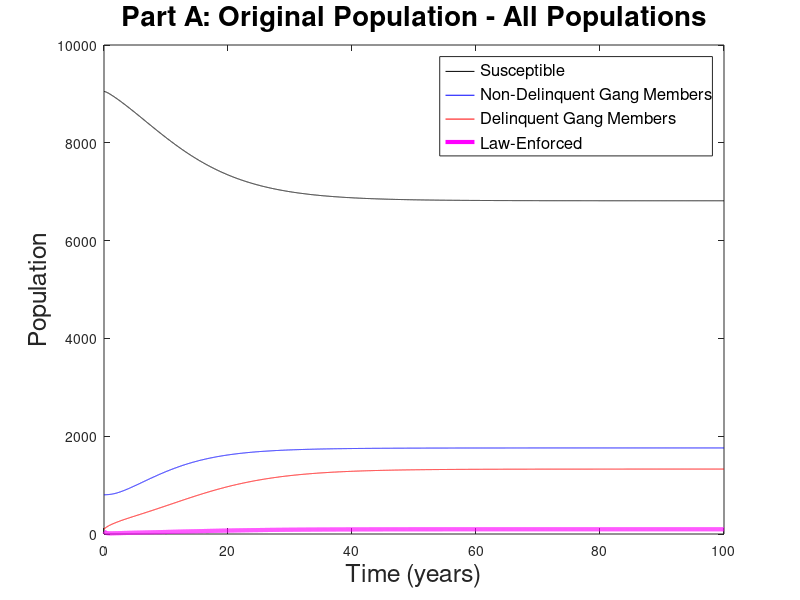
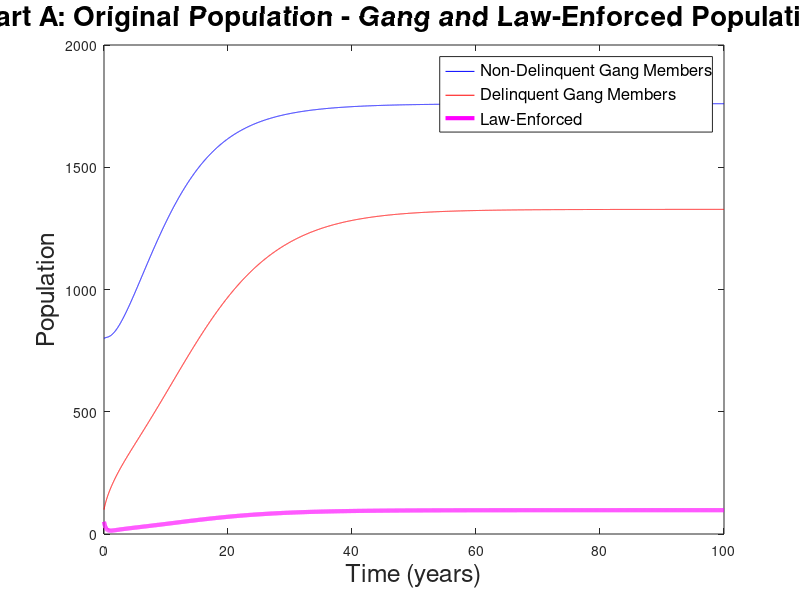
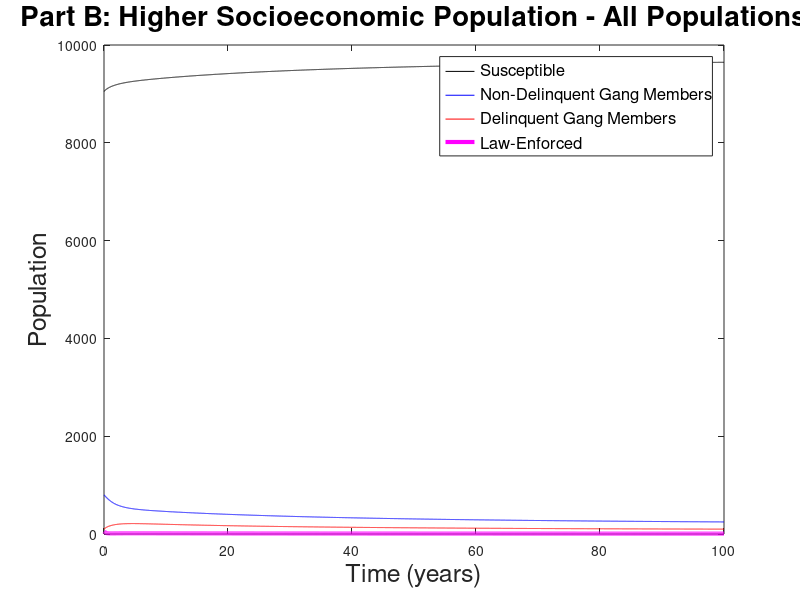
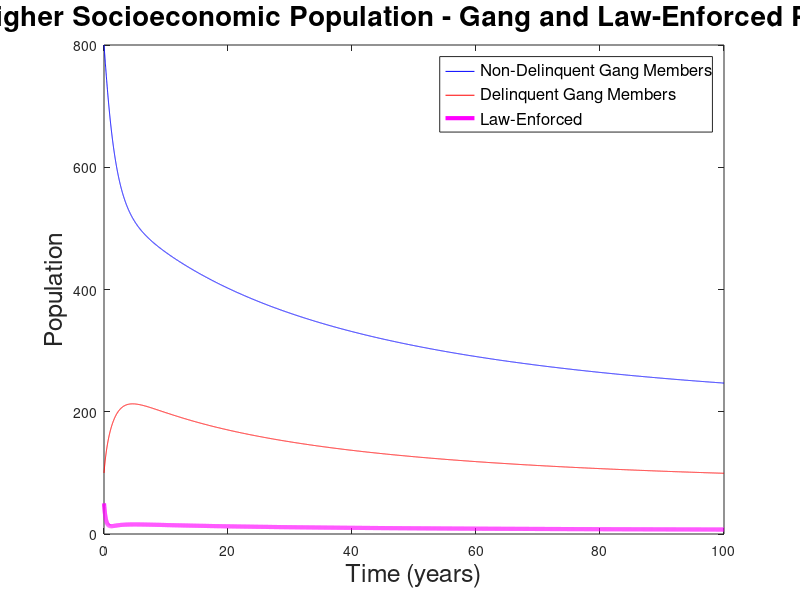

The MATLAB script that drew these images, in order:

% Juvenile Delinquency Model
% MTH/CSC 4170 - Project 2

%% Clear workspace
clear all;
close all;

%% Initialize variables

% Set up time increment and time vector
deltaX = 0.01;       % time step (years)
tf = 100;            % final time (years)
x = 0:deltaX:tf;     % time vector (years)

% Constants
N0 = 10000;          % total juvenile population
b = 0.60;            % gang recruitment rate (1/year)
a = 0.14;            % independent delinquency rate (1/year)
r = 0.235;           % arrest rate (1/year)
u = 1;               % release rate (1/year)1
m = 1/5;             % aging rate (1/year)

%% Run both scenarios

for scenario = 1:2

    % Part A and Part B parameters
    if scenario == 1
        p = 1.00;    % peer pressure rate (1/year)
        q = 0.30;    % gang departure rate (1/year)
        scenarioName = 'Part A: Original Population';
    else
        p = 0.42;    % peer pressure rate (1/year)
        q = 0.50;    % gang departure rate (1/year)
        scenarioName = 'Part B: Higher Socioeconomic Population';
    end

    % Set up stock variables and initial conditions
    S(1) = 0.905 * N0;  % Susceptible
    G(1) = 0.080 * N0;  % Non-delinquent gang members
    D(1) = 0.010 * N0;  % Delinquent gang members
    L(1) = 0.005 * N0;  % Arrested and law-enforced

    %% Main loop
    for i = 2:length(x)

        % Compute transition rates (people per year)
        % Forward Euler

        % Susceptible to gang member
        S_to_G = (b / N0) * S(i-1) * (G(i-1) + D(i-1));

        % Gang member to susceptible
        G_to_S = q * G(i-1);

        % Gang member to delinquent through peer pressure
        G_to_D_Peer = (p / N0) * G(i-1) * D(i-1);

        % Gang member to delinquent through personal issues
        G_to_D_Personal = a * G(i-1);

        % Delinquent to law-enforced
        D_to_L = r * D(i-1);

        % Law-enforced released equally to S, G, and D
        L_to_S = u * L(i-1);
        L_to_G = u * L(i-1);
        L_to_D = u * L(i-1);

        % Aging into and out of the population
        Enter_S = m * N0;

        S_Out = m * S(i-1);
        G_Out = m * G(i-1);
        D_Out = m * D(i-1);
        L_Out = m * L(i-1);

        % Update populations using Forward Euler
        S(i) = S(i-1) + deltaX * ...
            (Enter_S + G_to_S + L_to_S - S_to_G - S_Out);

        G(i) = G(i-1) + deltaX * ...
            (S_to_G + L_to_G - G_to_S - G_to_D_Peer ...
            - G_to_D_Personal - G_Out);

        D(i) = D(i-1) + deltaX * ...
            (G_to_D_Peer + G_to_D_Personal + L_to_D ...
            - D_to_L - D_Out);

        L(i) = L(i-1) + deltaX * ...
            (D_to_L - L_to_S - L_to_G - L_to_D - L_Out);

    end

    %% Plot Solutions

    % First Plot: All Populations
    figure()
    plot(x, S, 'k', ...
         x, G, 'b', ...
         x, D, 'r', ...
         x, L, 'm', 'LineWidth', 3.0);

    xlabel('Time (years)', 'fontsize', 18);
    ylabel('Population', 'fontsize', 18);

    legend({'Susceptible', 'Non-Delinquent Gang Members', ...
            'Delinquent Gang Members', 'Law-Enforced'}, ...
            'fontsize', 12, 'location', 'best');

    title([scenarioName ' - All Populations'], 'fontsize', 20);


    % Second Plot: Gang and Law-Enforced Populations
    figure()
    plot(x, G, 'b', ...
         x, D, 'r', ...
         x, L, 'm', 'LineWidth', 3.0);

    xlabel('Time (years)', 'fontsize', 18);
    ylabel('Population', 'fontsize', 18);

    legend({'Non-Delinquent Gang Members', ...
            'Delinquent Gang Members', 'Law-Enforced'}, ...
            'fontsize', 12, 'location', 'best');

    title([scenarioName ' - Gang and Law-Enforced Populations'], ...
          'fontsize', 20);

    %% Equilibrium Percentages

    disp(scenarioName)
    disp(['Susceptible: ', num2str(S(end)/N0*100), '%'])
    disp(['Non-Delinquent Gang Members: ', num2str(G(end)/N0*100), '%'])
    disp(['Delinquent Gang Members: ', num2str(D(end)/N0*100), '%'])
    disp(['Law-Enforced: ', num2str(L(end)/N0*100), '%'])
    disp(' ')

end
